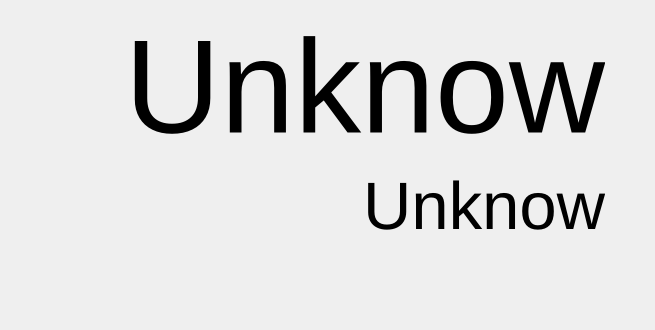
<?xml version="1.0" encoding="UTF-8"?>
<ui version="4.0">
 <class>HomeWindow</class>
 <widget class="QWidget" name="HomeWindow">
  <property name="geometry">
   <rect>
    <x>0</x>
    <y>0</y>
    <width>655</width>
    <height>330</height>
   </rect>
  </property>
  <property name="windowTitle">
   <string>Form</string>
  </property>
  <layout class="QGridLayout" name="gridLayout">
   <property name="rightMargin">
    <number>50</number>
   </property>
   <item row="0" column="0">
    <widget class="QLabel" name="LabelTitle">
     <property name="sizePolicy">
      <sizepolicy hsizetype="MinimumExpanding" vsizetype="Preferred">
       <horstretch>0</horstretch>
       <verstretch>0</verstretch>
      </sizepolicy>
     </property>
     <property name="maximumSize">
      <size>
       <width>16777215</width>
       <height>16777215</height>
      </size>
     </property>
     <property name="font">
      <font>
       <pointsize>100</pointsize>
      </font>
     </property>
     <property name="text">
      <string>Unknow</string>
     </property>
     <property name="alignment">
      <set>Qt::AlignRight|Qt::AlignTrailing|Qt::AlignVCenter</set>
     </property>
     <property name="margin">
      <number>0</number>
     </property>
     <property name="indent">
      <number>-1</number>
     </property>
    </widget>
   </item>
   <item row="1" column="0">
    <widget class="QLabel" name="labelVersion">
     <property name="sizePolicy">
      <sizepolicy hsizetype="MinimumExpanding" vsizetype="Preferred">
       <horstretch>0</horstretch>
       <verstretch>0</verstretch>
      </sizepolicy>
     </property>
     <property name="font">
      <font>
       <pointsize>50</pointsize>
      </font>
     </property>
     <property name="text">
      <string>Unknow</string>
     </property>
     <property name="alignment">
      <set>Qt::AlignRight|Qt::AlignTop|Qt::AlignTrailing</set>
     </property>
    </widget>
   </item>
  </layout>
 </widget>
 <resources/>
 <connections/>
</ui>
